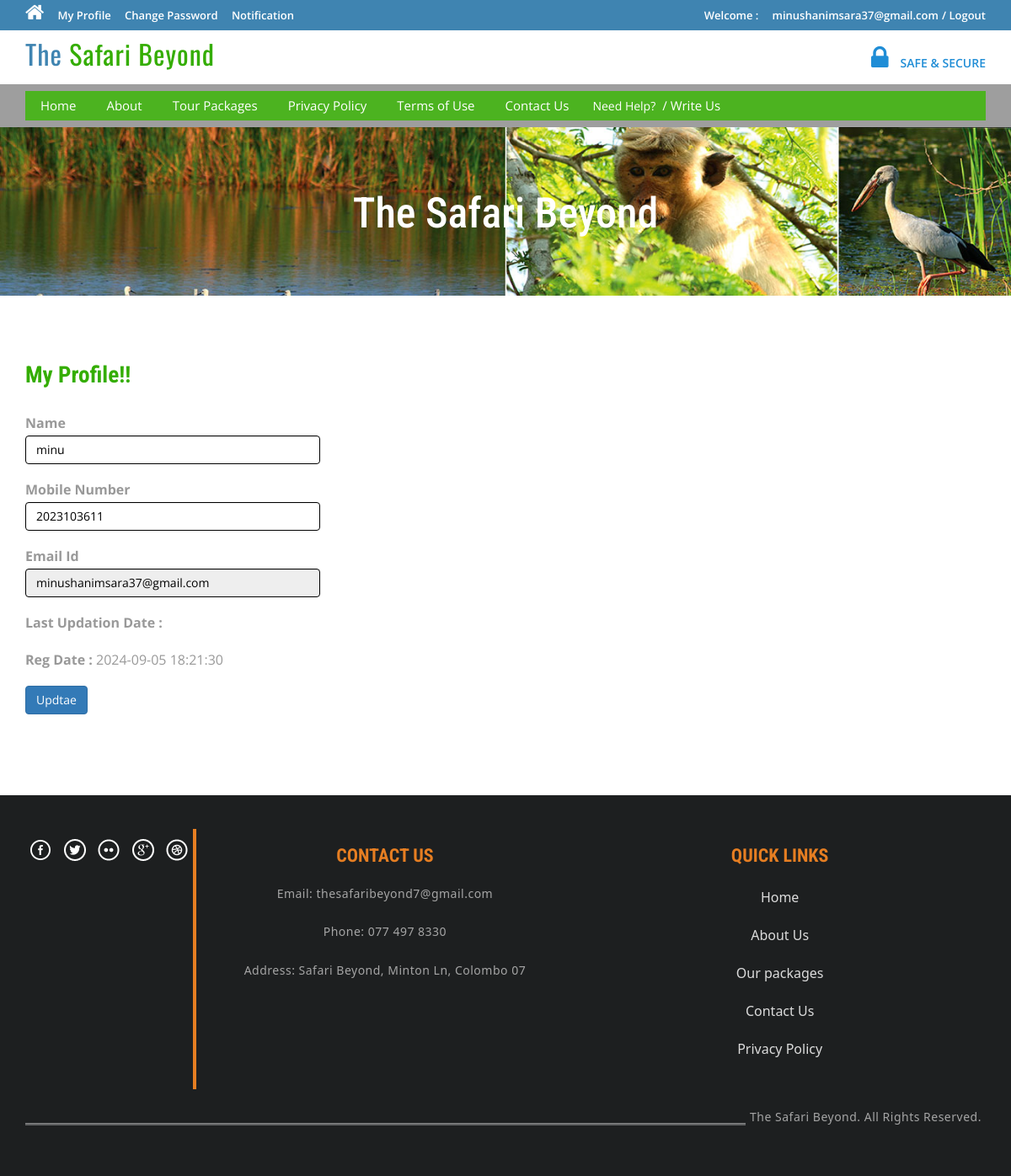
Screenshot of /profile.php (signed in) with the database file from the repository.
### tables this page shows
CREATE TABLE `tblusers` (
  `id` int(11) NOT NULL,
  `FullName` varchar(100) DEFAULT NULL,
  `MobileNumber` char(10) DEFAULT NULL,
  `EmailId` varchar(70) DEFAULT NULL,
  `Password` varchar(100) DEFAULT NULL,
  `RegDate` timestamp NULL DEFAULT current_timestamp(),
  `UpdationDate` timestamp NULL DEFAULT NULL ON UPDATE current_timestamp(),
  `verificationToken` varchar(255) DEFAULT NULL,
  `isVerified` tinyint(1) NOT NULL
);

### profile.php (the view, shortened to what this page needs)
<?php
include('includes/config.php');
if(strlen($_SESSION['login'])==0)
	{
header('location:index.php');
}
else{
?>
<!DOCTYPE HTML>
<html>
<head>
<link href="css/bootstrap.css" rel='stylesheet' type='text/css' />
<link href="css/style.css" rel='stylesheet' type='text/css' />
<link href="css/font-awesome.css" rel="stylesheet">
<link href="css/animate.css" rel="stylesheet" type="text/css" media="all">
</head>
<body>
<div class="top-header">
<?php include('includes/header.php');?>
<div class="banner-1 ">
	<div class="container">
		<h1 class="wow zoomIn animated animated" data-wow-delay=".5s" style="visibility: visible; animation-delay: 0.5s; animation-name: zoomIn;">The Safari Beyond</h1>
	</div>
</div>
<div class="privacy">
	<div class="container">
		<h3 class="wow fadeInDown animated animated" data-wow-delay=".5s" style="visibility: visible; animation-delay: 0.5s; animation-name: fadeInDown;">My Profile!!</h3>
		<form name="chngpwd" method="post">
<?php
$useremail=$_SESSION['login'];
$sql = "SELECT * from tblusers where EmailId=:useremail";
$query = $dbh -> prepare($sql);
$query -> bindParam(':useremail',$useremail, PDO::PARAM_STR);
$query->execute();
$results=$query->fetchAll(PDO::FETCH_OBJ);
if($query->rowCount() > 0)
{
foreach($results as $result)
{	?>
	<p style="width: 350px;">
			<b>Name</b>  <input type="text" name="name" value="<?php echo htmlentities($result->FullName);?>" class="form-control" id="name" required="">
	</p>
<p style="width: 350px;">
<b>Mobile Number</b>
<input type="text" class="form-control" name="mobileno" maxlength="10" value="<?php echo htmlentities($result->MobileNumber);?>" id="mobileno"  required="">
</p>
<p style="width: 350px;">
<b>Email Id</b>
	<input type="email" class="form-control" name="email" value="<?php echo htmlentities($result->EmailId);?>" id="email" readonly>
			</p>
<p style="width: 350px;">
<b>Last Updation Date : </b>
</p>
<p style="width: 350px;">
<b>Reg Date :</b>
<?php echo htmlentities($result->RegDate);?>
			</p>
<?php }} ?>
			<p style="width: 350px;">
<button type="submit" name="submit6" class="btn-primary btn">Updtae</button>
			</p>
			</form>
	</div>
</div>
<?php include('includes/footer.php');?>
</body>
</html>
<?php } ?>

### css/style.css (style rules this page uses)
html, body { font-size: 100%; background: #fff; font-family: 'Open Sans', sans-serif; }
h1,h2,h3,h4,h5,h6 { margin:0; font-family: 'Roboto Condensed', sans-serif; }
p { margin:0; }
.top-header { background-color: #3F84B1; border-bottom: 0 none; height: 36px; line-height: 35px; }
.banner-1 { background: url(../images/3.cover.jpg)no-repeat; background-size: cover; -webkit-background-size: cover; -o-background-size: cover; -ms-background-size: cover; -moz-background-size: cover; min-height:200px; }
.banner-1 h1 { font-size: 50px; margin-bottom: 40px; padding: 1.5em 0 0; text-align: center; color: #ffffff; }
.privacy h3 { color: #34AD00; font-size: 1.7em; font-weight: 700; margin-bottom: 1em; }
.privacy { padding: 5em 0; }
.privacy p { font-size: 1em; line-height: 1.8em; color: #999; margin: 1em 0; }

### rows the page displays
tblusers: name "minu", mobileno "2023103611", email "minushanimsara37@gmail.com", RegDate "2024-09-05 18:21:30"

### other values shown
$_SESSION['login'] "minushanimsara37@gmail.com"
